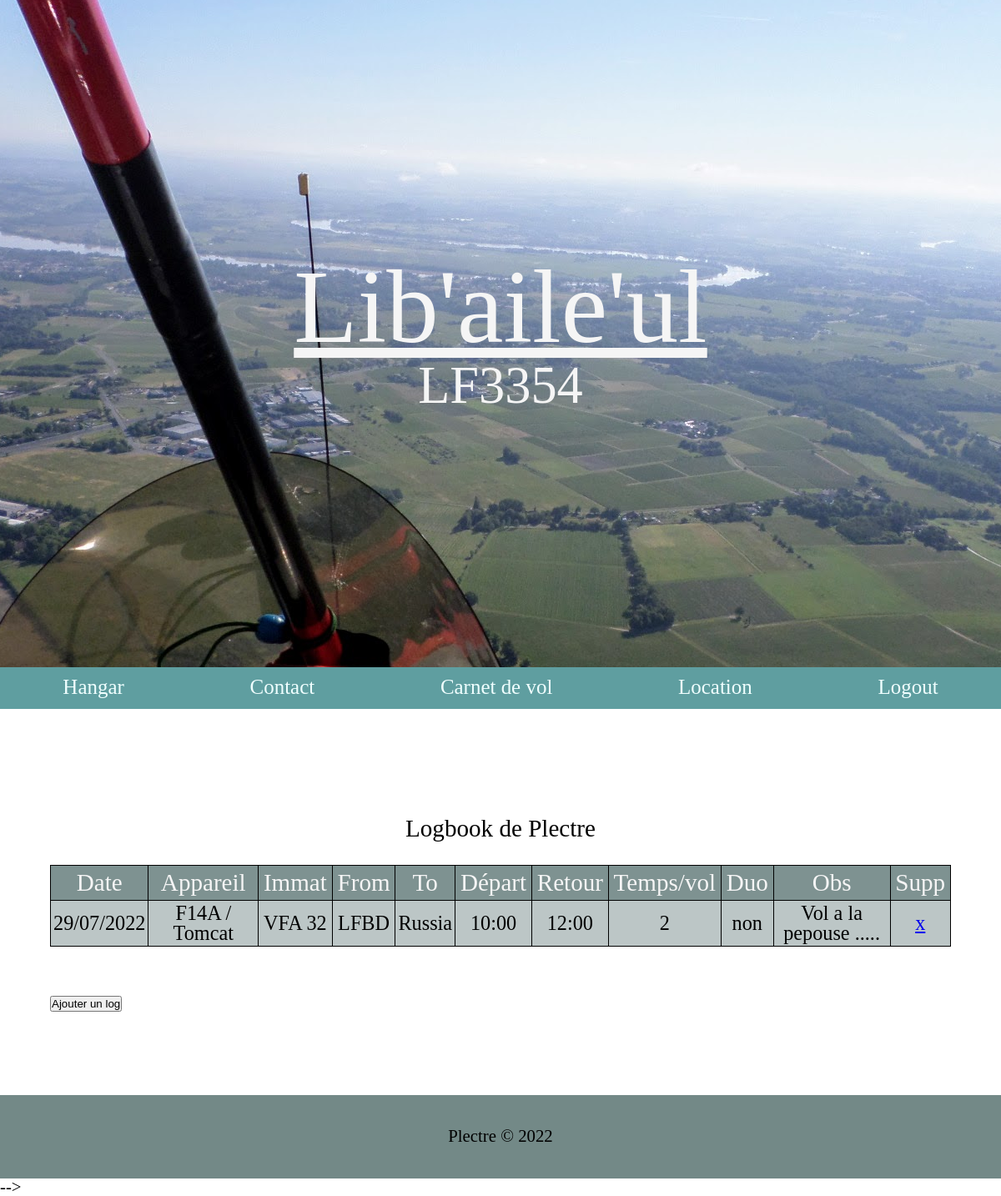
Screenshot of /logbook/ (signed in) with the database file from the repository.
### logbook/models.py (models this page shows, shortened)
class LogBook(models.Model):
    user = models.CharField(max_length=20, default="noname")
    date = models.CharField(max_length=20)
    aircraft = models.CharField(max_length=20)
    ident = models.CharField(max_length=20)
    from_airport = models.CharField(max_length=20)
    to_airport = models.CharField(max_length=20)
    start = models.CharField(max_length=20)
    stop = models.CharField(max_length=20)
    flyTime = models.CharField(max_length=20)
    duo = models.BooleanField(default=False, blank=True)
    observations = models.TextField(max_length=200, blank=True, null=True)

### logbook/views.py (the view)
# urls.py: path('', views.index, name='index'),
def index(request):
    logs = LogBook.objects.filter(user=request.user.username)
    context = {
        'logs':logs,
    }
    return render(request, 'logbook/index.html', context)

### logbook/templates/logbook/index.html (shortened to what this page needs)
{% extends 'hangar/base.html' %}
{% block content %}
<div class="logbook">
    <div class="logbook-table">
        <table>
            <caption><h2>Logbook de {{ user.username|capfirst }}</h2></caption>
            <thead>
                    <tr>
                        <th>Date</th>
                        <th>Appareil</th>
                        <th>Immat</th>
                        <th>From</th>
                        <th>To</th>
                        <th>Départ</th>
                        <th>Retour</th>
                        <th>Temps/vol</th>
                        <th>Duo</th>
                        <th>Obs</th>
                        <th>Supp</th>
                    </tr>
                </thead>
            </div>
            <tbody>
                {% for log in logs %}
                <tr>
                    <td>{{ log.date }}</td>
                    <td>{{ log.aircraft }}</td>
                    <td>{{ log.ident }}</td>
                    <td>{{ log.from_airport }}</td>
                    <td>{{ log.to_airport }}</td>
                    <td>{{ log.start }}</td>
                    <td>{{ log.stop }}</td>
                    <td>{{ log.flyTime }}</td>
                    {% if log.duo %}
                    <td>oui</td>
                    {% else %}
                    <td>non</td>
                    {% endif %}
                    <td>{{ log.observations }}</td>
                    <td><a href="{% url 'logbook:delete' log_id=log.id %}">x</a></td>
                </tr>
                {% endfor%}
            </tbody>
    </div>
    <div class="logbook-btn-add">
        <a href="{% url 'logbook:form' %}">
            <button>Ajouter un log</button>
        </a>
    </div>
</div>
{% endblock %}

### static/css/main.css (style rules this page uses)
html, body, div, span, applet, object, iframe, h1, h2, h3, h4, h5, h6, p, blockquote, pre, a, abbr, acronym, address, big, cite, code, del, dfn, em, img, ins, kbd, q, s, samp, small, strike, strong, sub, sup, tt, var, b, u, i, center, dl, dt, dd, ol, ul, li, fieldset, form, label, legend, table, caption, tbody, tfoot, thead, tr, th, td, article, aside, canvas, details, embed, figure, figcaption, footer, header, hgroup, menu, nav, output, ruby, section, summary, time, mark, audio, video { margin: 0; padding: 0; border: 0; font-size: 100%; font: inherit; vertical-align: baseline; }
body { line-height: 1; }
table { border-collapse: collapse; border-spacing: 0; }
:root { font-size: 15px; }
* { margin: 0; padding:0; box-sizing: border-box; }
.logbook-table table { margin-top:2em; margin-bottom: 2em; border-collapse: collapse; }
.logbook-table caption { padding: 1em; }
.logbook-table thead, th { padding: 0.2em; border: 1px solid black; text-align: center; background-color: rgba(107, 130, 128, 0.50); color:whitesmoke; }
.logbook-table td { font-size: smaller; text-align: center; vertical-align: middle; border: 1px solid black; padding: 3px; }
.logbook-btn-add { display: flex; }
.logbook tr:nth-child(odd) { background-color: rgba(107, 130, 128, 0.450); }
@media only screen and (min-width: 1000px) { :root { font-size: 1.3rem; } }
@media only screen and (min-width: 1000px) { .logbook-table { width: 90vw; display: flex; flex-direction: column; } }
@media only screen and (min-width: 1000px) { .logbook-table table { font-size: 1.4em; } }

### rows the page displays
LogBook: date "29/07/2022", aircraft "F14A / Tomcat", ident "VFA 32", from_airport "LFBD", to_airport "Russia", start "10:00", stop "12:00", flyTime "2", duo "non", observations "Vol a la pepouse ....."

### other values shown
{{ user.username|capfirst }} "Plectre"
